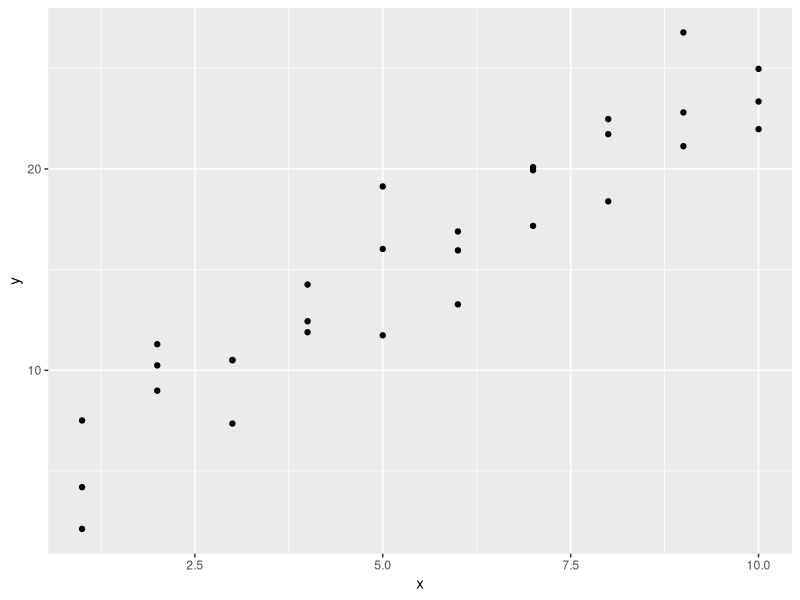
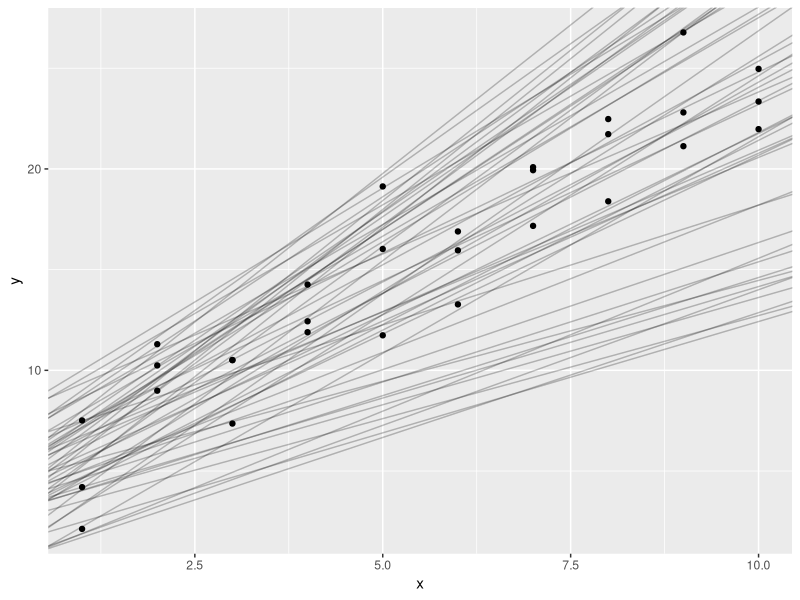
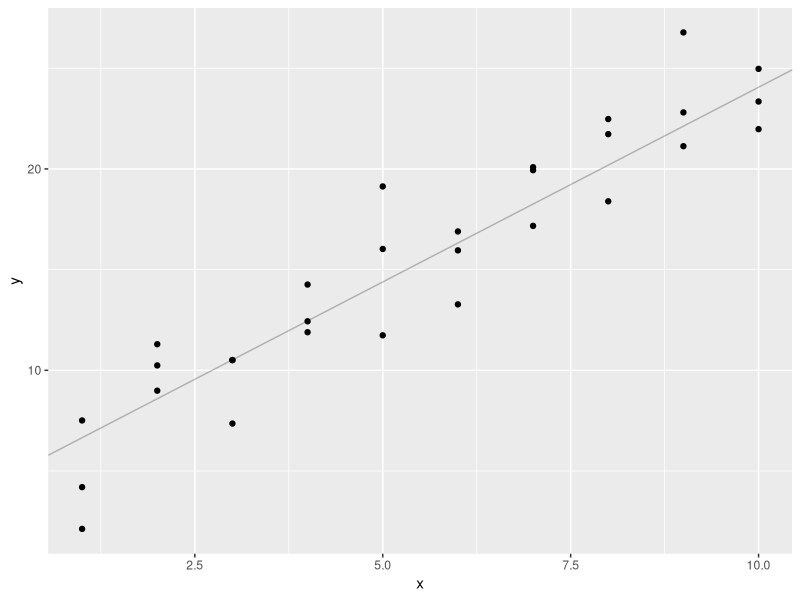
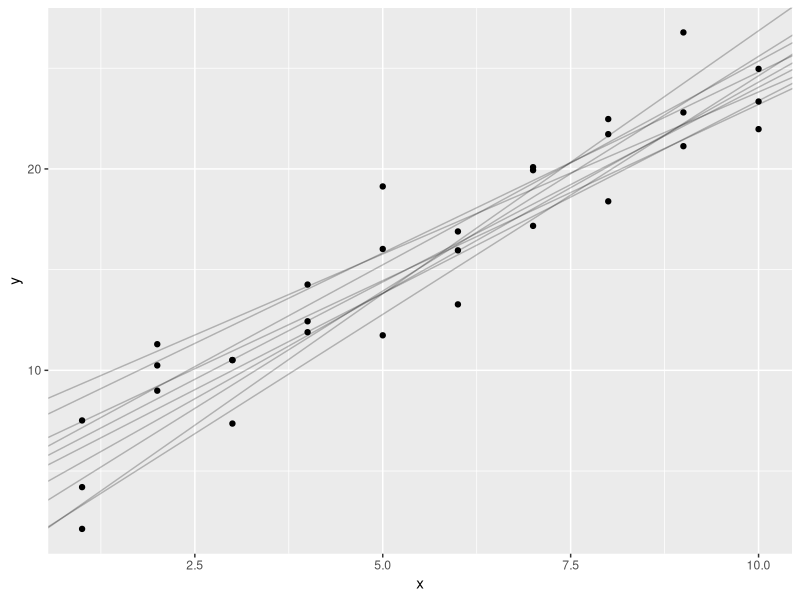
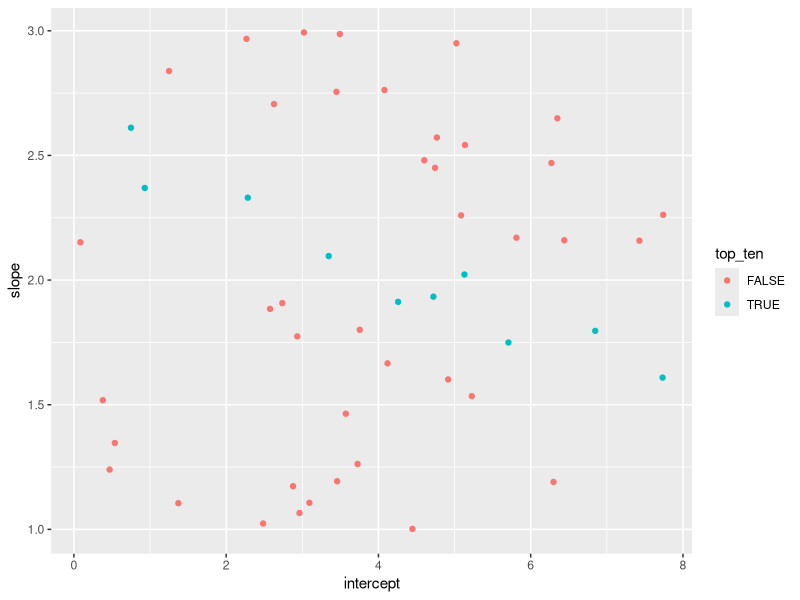
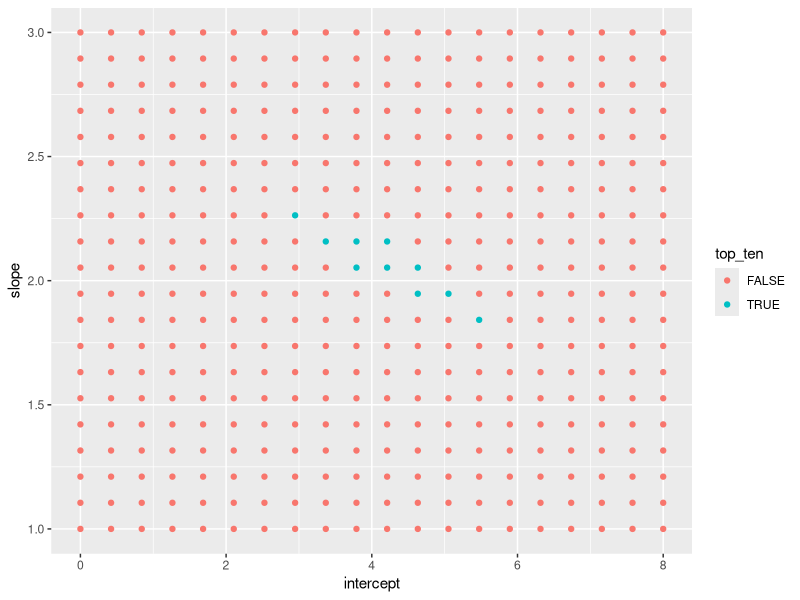

Here is the R script that generated these plots, in order:
## ---- chunk 1
## set some knitr options
library(knitr)
library(here)
# ## Figure settings, defaults to png files
opts_chunk$set(fig.align='center', fig.width = 16/4,
               fig.height = 9/4, fig.show = 'hold', par = TRUE,
               dev='png',
               dpi=72*4, out.width = "80%")

colorize <- function(x, color) {
  if (knitr::is_latex_output()) {
    sprintf("\\textcolor{%s}{%s}", color, x)
  } else if (knitr::is_html_output()) {
    sprintf("<span style='color: %s'>%s</span>", color,
      x)
  } else x
}

hl <- function(x) {
  colorize(x, color = "corals2")
}
## ---- chunk 2
library(tidyverse)
library(modelr)
set.seed(111)
## ---- chunk 3
sim1 %>%
  ggplot(aes(x, y)) +
  geom_point()
## ---- chunk 4
models <- tibble(
  intercept = runif(50, 0, 8),
  slope     = runif(50, 1, 3)
)

ggplot(sim1, aes(x, y)) + 
  geom_abline(aes(intercept = intercept, slope = slope), data = models, alpha = 1/4) +
  geom_point() 
## ---- chunk 5
model_predictions <- function(intercept, slope, data) {
  intercept + data$x * slope
}

models <- models %>%
  mutate(preds = map2(intercept, slope, model_predictions, data = sim1))
## ---- chunk 6
sum_of_squared_deviations <- function(intercept, slope, data) {
  preds <- model_predictions(intercept, slope, data)
  sum((preds - data$y)^2)
}
models <- models %>%
  mutate(deviations = map2_dbl(intercept, slope, sum_of_squared_deviations, data = sim1))

best_idx <- which.min(abs(models$deviations))
## ---- chunk 7
ggplot(sim1, aes(x, y)) + 
  geom_abline(
    data = models[best_idx, ], 
    aes(intercept = intercept, slope = slope),
    alpha = 1/4
  ) +
  geom_point() 
## ---- chunk 8
ggplot(sim1, aes(x, y)) +
  geom_point() +
  geom_abline(
    data = filter(models, rank(deviations) <= 10),
    aes(intercept = intercept, slope = slope),
    alpha = 1/4
  )
## ---- chunk 9
models %>%
  mutate(top_ten = rank(deviations) <= 10) %>%
  ggplot(aes(x = intercept, y = slope, color = top_ten)) +
  geom_point()
## ---- chunk 10
models <- expand.grid(
  intercept = seq(0, 8, length = 20),
  slope     = seq(1, 3, length = 20)
)

models <- models %>%
  mutate(deviations = map2_dbl(intercept, slope, sum_of_squared_deviations, data = sim1)) %>%
  mutate(top_ten = rank(deviations) <= 10) 
## ---- chunk 11
models %>%
  ggplot(aes(x = intercept, y = slope, color = top_ten)) +
  geom_point()
## ---- chunk 12
#? optim
measure_distance <- function(coefficients, data) {
  sum_of_squared_deviations(coefficients[1], coefficients[2], data)
}
best <- optim(c(0, 0), measure_distance, data = sim1)

## optimal model
best$par
